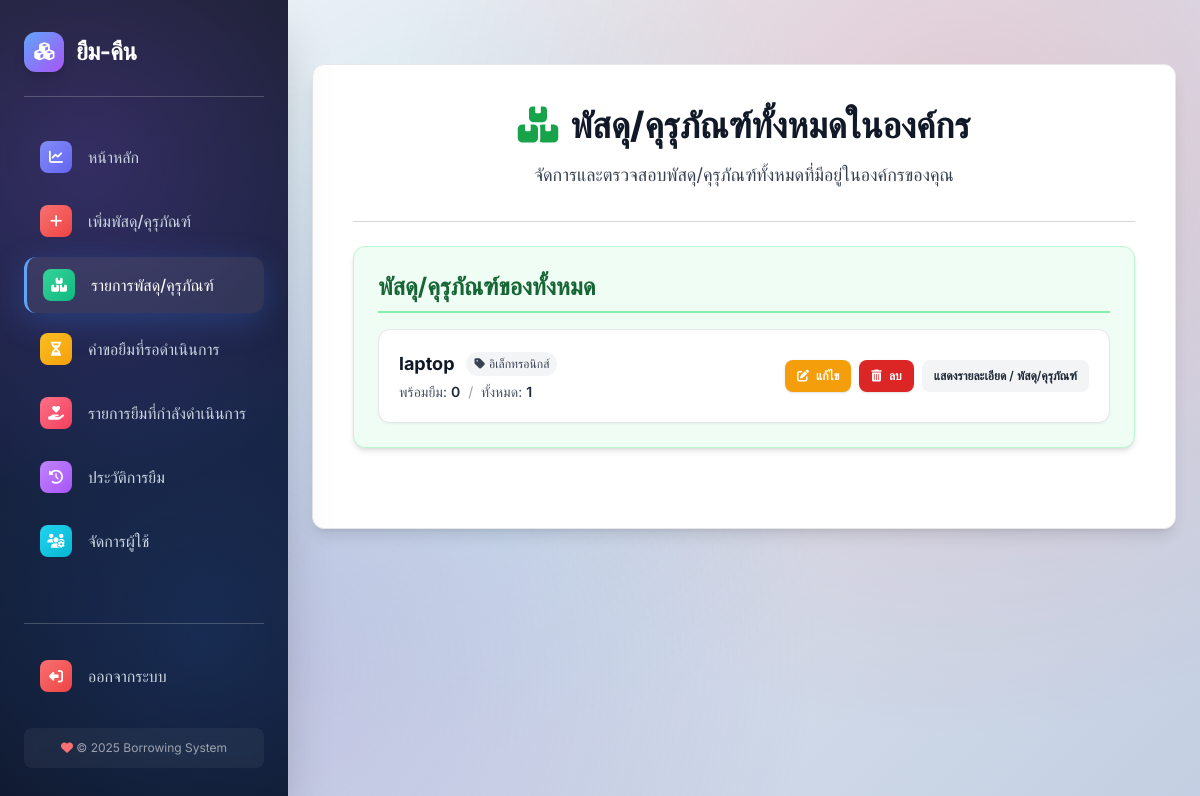
/borrowing/item-overview/ (signed in), run on the app's committed database.
### borrowing/models.py (models this page shows, shortened)
class Item(models.Model):
    organization = models.ForeignKey(
        Organization, on_delete=models.CASCADE, verbose_name="องค์กร", db_index=True
    )
    name = models.CharField(max_length=255, verbose_name="ชื่อประเภทสิ่งของ")
    description = models.TextField(blank=True, verbose_name="รายละเอียด")
    total_quantity = models.IntegerField(default=0, verbose_name="จำนวนทั้งหมด")
    available_quantity = models.IntegerField(default=0, verbose_name="จำนวนที่เหลืออยู่")
    image = models.ImageField(upload_to='item_images/', blank=True, null=True, verbose_name="รูปภาพสิ่งของ")
    category = models.ForeignKey(
        ItemCategory, null=True, blank=True,
        on_delete=models.SET_NULL, related_name='items',
        verbose_name="หมวดอุปกรณ์"
    )
    added_at = models.DateTimeField(auto_now_add=True, verbose_name="วันที่เพิ่ม")
    class Meta:
        verbose_name = "ประเภทสิ่งของ"
        verbose_name_plural = "ประเภทสิ่งของ"
        constraints = [
            models.UniqueConstraint(
                fields=['organization', 'name'],
                name='unique_item_name_per_org'
            )
        ]

class ItemCategory(models.Model):
    name = models.CharField(max_length=255)
    slug = models.SlugField(unique=True, blank=True)
    icon = models.CharField(max_length=100, blank=True, null=True)

### borrowing/views.py (the view)
# urls.py: path('item-overview/', views.item_overview, name='item_overview'),
@login_required
def item_overview(request):
    redirect_response = check_admin_permission(request)
    if redirect_response:
        return redirect_response
    org = request.user.organization
    qs_assets = Asset.objects.only(
        'id', 'item_id', 'serial_number', 'device_id', 'location', 'status'
    ).order_by('id')
    items = (
        Item.objects
        .filter(organization=org)
        .select_related('category')
        .prefetch_related(Prefetch('assets', queryset=qs_assets))  # ใช้ชื่อ related_name = 'assets'
        .order_by('category__name', 'name')
    )
    return render(request, 'borrowing/item_overview.html', {
        'items': items,
        'organization_name': org.name,
    })

### borrowing/views.py (called while the page is built)
def check_admin_permission(request):
    if not getattr(request.user, 'is_org_admin', False):
        messages.error(request, "คุณไม่มีสิทธิ์เข้าถึงหน้านี้")
        return redirect('user_dashboard')
    if not getattr(request.user, 'organization_id', None):
        messages.error(request, "บัญชีของคุณยังไม่ถูกผูกกับองค์กร กรุณาเลือกองค์กร")
        return redirect('pick_organization')
    return None

### users/context_processors.py (called while the page is built)
def unread_notifications_count(request):
    if request.user.is_authenticated:
        count = Notification.objects.filter(user=request.user, is_read=False).count()
        return {'unread_notifications_count': count}
    return {'unread_notifications_count': 0} # หากผู้ใช้ยังไม่ได้ล็อกอิน ให้ส่ง 0

### borrowing/templates/borrowing/item_overview.html (shortened to what this page needs)
{% extends 'users/base.html' %}
{% block content %}
<div class="bg-white p-6 md:p-8 lg:p-10 rounded-xl shadow-lg max-w-5xl mx-auto my-8 border border-gray-200">
  <h1 class="text-3xl md:text-4xl font-extrabold text-gray-900 mb-4 text-center flex items-center justify-center gap-x-3">
    <i class="fas fa-boxes-stacked text-green-600"></i> พัสดุ/คุรุภัณฑ์ทั้งหมดในองค์กร
  </h1>
  <p class="text-gray-700 mb-8 text-center text-lg max-w-2xl mx-auto">
    จัดการและตรวจสอบพัสดุ/คุรุภัณฑ์ทั้งหมดที่มีอยู่ในองค์กรของคุณ
  </p>
  <hr class="my-6 border-gray-300">
  <div class="mb-10 p-6 bg-green-50 rounded-xl shadow-md border border-green-200">
    <h2 class="text-2xl font-bold text-green-800 mb-4 border-b-2 pb-2 border-green-300">
     พัสดุ/คุรุภัณฑ์ของทั้งหมด
    </h2>
    {% if items %}
      <div class="space-y-4">
        {% for item in items %}
          <div class="rounded-xl border border-gray-200 bg-white shadow-sm overflow-hidden">
            <div class="flex flex-col md:flex-row items-start md:items-center gap-4 p-4 md:p-5">
              <div class="flex-1 min-w-0">
                <div class="flex items-center gap-3">
                  <h3 class="text-lg font-bold text-gray-900 truncate">{{ item.name }}</h3>
                  {% if item.category %}
                    <span class="inline-flex items-center gap-1 text-xs px-2 py-1 rounded-full bg-gray-100 text-gray-700">
                      <i class="fa-solid {{ item.category.icon|default:'fa-tag' }}"></i> {{ item.category.name }}
                    </span>
                  {% endif %}
                </div>
                <div class="mt-1 text-sm text-gray-600">
                  พร้อมยืม: <span class="font-semibold text-gray-800">{{ item.available_quantity }}</span>
                  <span class="mx-1 text-gray-400">/</span>
                  ทั้งหมด: <span class="font-semibold text-gray-800">{{ item.total_quantity }}</span>
                </div>
              </div>
              <div class="flex items-center gap-2">
                <a href="{% url 'edit_item' item.id %}" class="bg-amber-500 hover:bg-amber-600 text-white text-xs font-semibold py-2 px-3 rounded-lg transition duration-300 shadow">
                  <i class="fas fa-edit mr-1"></i> แก้ไข
                </a>
                <form method="post" action="{% url 'delete_item' item.id %}"
                      onsubmit="return confirm('ยืนยันลบประเภทสิ่งของ {{ item.name }} ?');">
                  <button type="submit" class="bg-red-600 hover:bg-red-700 text-white text-xs font-semibold py-2 px-3 rounded-lg transition duration-300 shadow">
                    <i class="fas fa-trash-alt mr-1"></i> ลบ
                  </button>
                </form>
                <button type="button"
                        class="toggle-row bg-gray-100 hover:bg-gray-200 text-gray-800 text-xs font-semibold py-2 px-3 rounded-lg transition"
                        data-target="#item-details-{{ item.id }}">
                  แสดงรายละเอียด / พัสดุ/คุรุภัณฑ์
                </button>
              </div>
            </div>
          </div>
        {% endfor %}
      </div>
    {% else %}
      <p class="text-gray-600 italic py-2">ไม่พบพัสดุ/คุรุภัณฑ์ในองค์กรของคุณ</p>
    {% endif %}
  </div>
{% endblock content %}

### users/templates/users/base.html (style rules this page uses)
:root { --sbw:18rem; --primary-gradient: linear-gradient(135deg, #667eea 0%, #764ba2 100%); --sidebar-gradient: linear-gradient(180deg, #1a1f2e 0%, #16213e 50%, #0f172a 100%); --glass-bg: rgba(255, 255, 255, 0.1); --glass-border: rgba(255, 255, 255, 0.2); }
* { box-sizing: border-box; }
body { font-family: 'Inter', sans-serif; background: linear-gradient(135deg, #f5f7fa 0%, #c3cfe2 100%); color: #2d3748; min-height: 100vh; display: flex; position: relative; overflow-x: hidden; }
body::before { content: ''; position: fixed; inset: 0; background: radial-gradient(circle at 20% 80%, rgba(120, 119, 198, 0.3) 0%, transparent 50%), radial-gradient(circle at 80% 20%, rgba(255, 107, 107, 0.2) 0%, transparent 50%), radial-gradient(circle at 40% 40%, rgba(120, 219, 226, 0.2) 0%, transparent 50%); pointer-events: none; z-index: -1; }

### data on the page
Item: name "laptop", category.name "อิเล็กทรอนิกส์", available_quantity "0", total_quantity "1"
